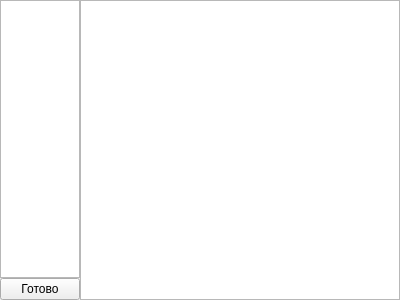
<?xml version="1.0" encoding="UTF-8"?>
<ui version="4.0">
 <class>MainWindow</class>
 <widget class="QMainWindow" name="MainWindow">
  <property name="geometry">
   <rect>
    <x>0</x>
    <y>0</y>
    <width>400</width>
    <height>300</height>
   </rect>
  </property>
  <property name="windowTitle">
   <string>Super placement 3000</string>
  </property>
  <widget class="QWidget" name="centralWidget">
   <layout class="QGridLayout" name="gridLayout" rowstretch="100,0" columnstretch="1,10">
    <property name="leftMargin">
     <number>0</number>
    </property>
    <property name="topMargin">
     <number>0</number>
    </property>
    <property name="rightMargin">
     <number>0</number>
    </property>
    <property name="bottomMargin">
     <number>0</number>
    </property>
    <property name="spacing">
     <number>0</number>
    </property>
    <item row="0" column="0">
     <widget class="QGraphicsView" name="graphicsView_2"/>
    </item>
    <item row="1" column="0">
     <widget class="QPushButton" name="pushButton">
      <property name="text">
       <string>Готово</string>
      </property>
     </widget>
    </item>
    <item row="0" column="1" rowspan="2">
     <widget class="QGraphicsView" name="graphicsView"/>
    </item>
   </layout>
  </widget>
 </widget>
 <layoutdefault spacing="6" margin="11"/>
 <resources/>
 <connections/>
</ui>
